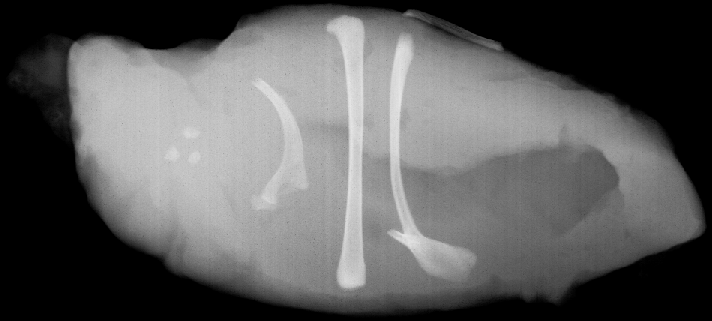
#> input picture original_image/Fig0918(a)(Chickenfilet with bones).tif, 712 x 321 px
$ python '联通分量检测异物.py'
#> lines starting #> are read from the running program, lines starting #| are printed output that depends on the picture; after the words box and inside, x2 and y2 are one past the last pixel; in counts of white or black regions, pixels touching at a corner belong together
import numpy as np
import matplotlib.pyplot as plt
import os
from PIL import Image
from scipy import ndimage


def manual_threshold(img_arr, threshold=205):
    binary = np.zeros_like(img_arr)
    binary[img_arr > threshold] = 255
    return binary


def manual_erosion(binary_img, kernel_size=5):
    img_bool = (binary_img / 255).astype(float)
    kernel = np.ones((kernel_size, kernel_size), dtype=float)
    kernel_area = kernel_size * kernel_size

    neighbor_sum = ndimage.convolve(img_bool, kernel, mode='constant', cval=0.0)
    eroded_bool = neighbor_sum > (kernel_area - 0.5)

    return eroded_bool.astype(np.uint8) * 255


if __name__ == "__main__":
    input_dir = "original_image"
    output_dir = "output_image"
    os.makedirs(output_dir, exist_ok=True)
    image_filename = "Fig0918(a)(Chickenfilet with bones).tif"
    image_path = os.path.join(input_dir, image_filename)
    pil_img = Image.open(image_path).convert('L')
#> pil_img is the input picture: PIL image 712x321 L; min 0, max 231, mean 92.5
    img = np.array(pil_img)

    binary = manual_threshold(img, threshold=205)
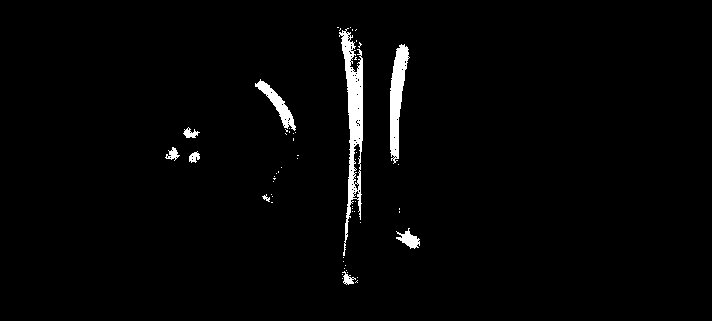
#> binary: shape (321, 712); 2.1% white; 56 white regions (47 under 20 px), largest, box (x1, y1, x2, y2) and area: (339, 28, 363, 256) 2164, (390, 44, 410, 164) 1235, (255, 79, 296, 131) 568
    eroded = manual_erosion(binary, kernel_size=5)
#> in manual_erosion, `eroded_bool = neighbor_sum > (kernel_area - 0.5)`:
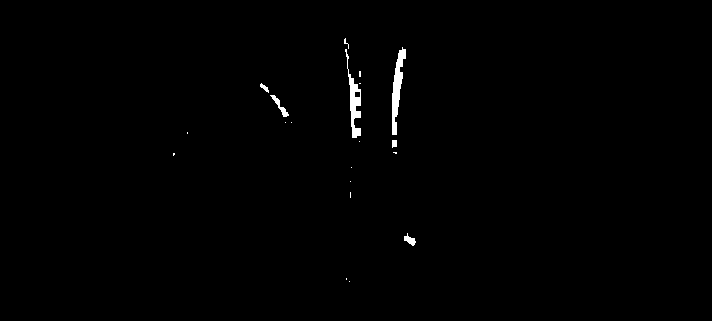
#> eroded_bool: shape (321, 712) bool; 0.6% white; 20 white regions (14 under 20 px), largest, box (x1, y1, x2, y2) and area: (392, 47, 406, 135) 565, (345, 49, 361, 138) 493, (270, 95, 289, 117) 110, (404, 233, 416, 246) 77, (260, 83, 269, 93) 39, (392, 140, 397, 148) 36
    display_b = 255 - binary
    display_c = eroded

    fig, axes = plt.subplots(3, 1, figsize=(6, 12))
    fig.suptitle(f'Connected Components Extraction (Fig 9.20)', fontsize=14)

    axes[0].imshow(img, cmap='gray')
    axes[0].set_title('a) Original Image')
    axes[0].axis('off')

    axes[1].imshow(display_b, cmap='gray')
    axes[1].set_title('b) Thresholded (Negative)')
    axes[1].axis('off')

    axes[2].imshow(display_c, cmap='gray')
    axes[2].set_title('c) Eroded (Positive)')
    axes[2].axis('off')

    plt.tight_layout()
    save_path = os.path.join(output_dir, "Fig0920_bone_analysis_compact.png")
    plt.savefig(save_path, bbox_inches='tight')
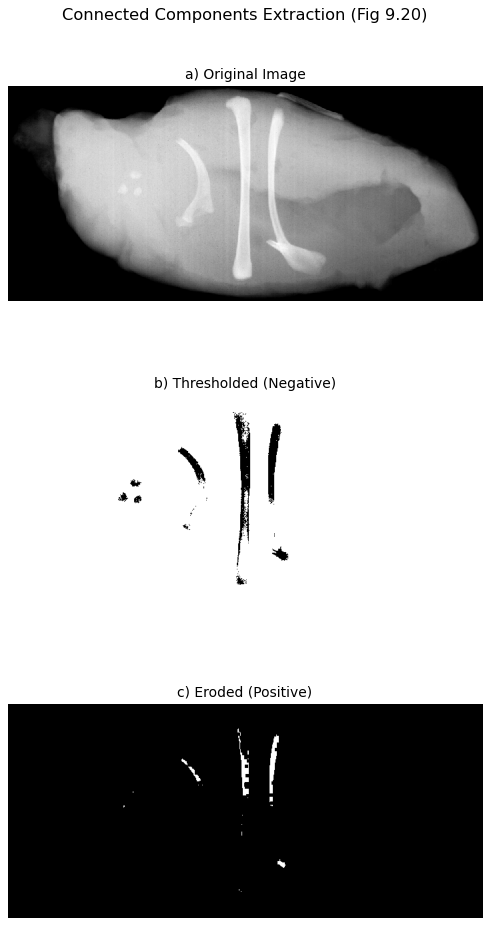
#> figure drawn by matplotlib, 3 panels
    plt.close()
